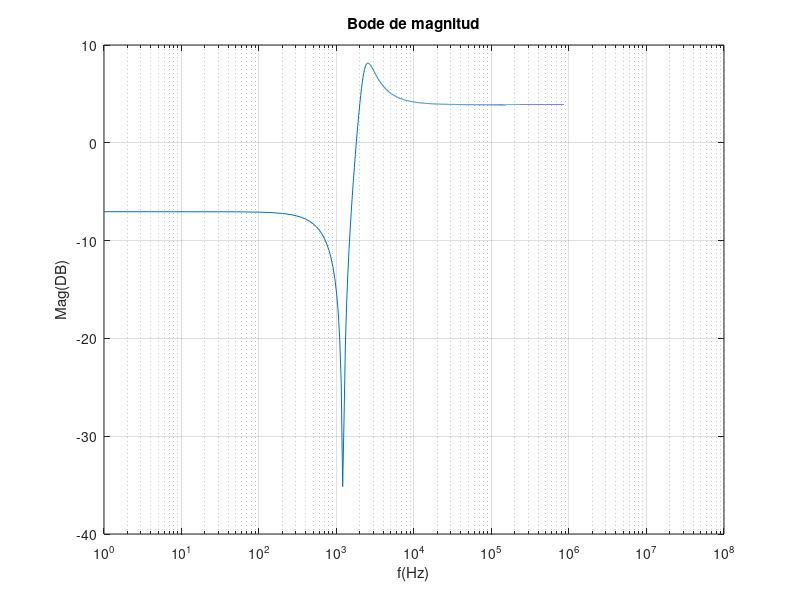
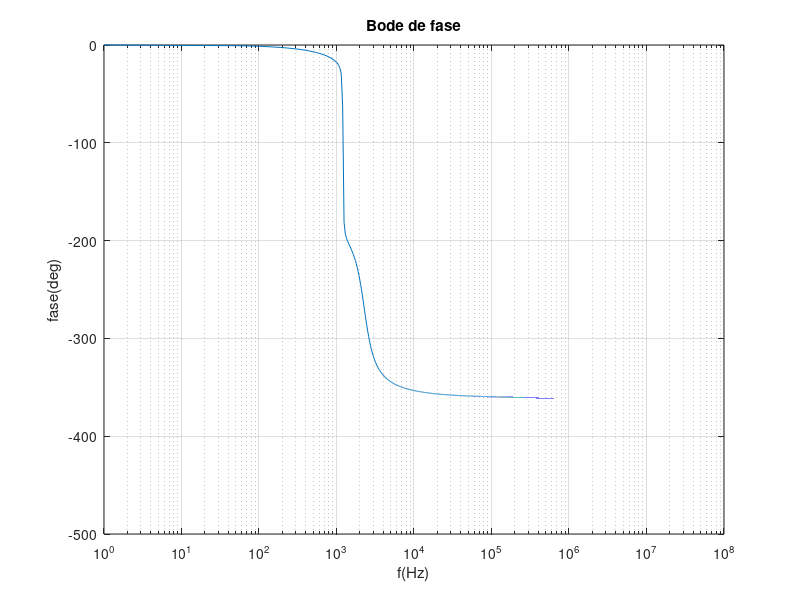

MATLAB code to generate these figures, in order:
clc;
close all

R=1500;
C=47e-9;
k=0.5125;
Q=2;
R1=R;
R3=R;
R4=680;
R5=1.2e3;
R7=15e3;
R8=R;
R6=3.9e3;

A=3.16e5;

C2=C;
C6=C;
s=tf('s');


wo=298;

Avol=A/(1+(s/wo));

z6 = R6;
z7 = R7/((s*C6*R7)+1);
z2=1/(s*C2);
Ra=R4*R8+R5*R8+R4*R5;
Rb=R6*z7+R1*z7+R6*R1;

%Ganancias de caminos directos
G1=( (R4*R5)/Ra )*Avol*( R3/(R3+z2) )*(-Avol);
G2= ( (R1*R6)/Rb )*Avol;
G3= Avol*Avol*( (z7*R6)/Rb )*( (R4*R5)/Ra );

%Ganancias de los loops
loop1=(Avol)*( R3/(R3+z2))*(-Avol)*((R5*R8)/(Ra));
loop2=Avol*( (R6*z7)/Rb )*Avol*( (R5*R8)/Ra);
loop3=(-Avol)*( R3/(R3+z2));
loop4=( (z7*R6)/Rb )*Avol*(-Avol)*(z2/(z2+R3));
loop5=(-Avol)*( z2/(R3+z2));

delta=1-(loop1+loop2+loop3+loop4+loop5);
delta1=1;
delta2=1-loop3;
delta3=1;


H=(G1*delta1+G2*delta2+G3*delta3)/delta;
func=H;
    wx=((1*2*pi):(100*pi):((15e6)*(2*pi)));
    [mag, fase]= bode(func, wx);
    mag2=squeeze(mag);
    fase2=squeeze(fase);
    magDB= 20*log10(mag2);
    f=wx./(2*pi);
    figure(1)
    semilogx(f,magDB);
    hold on
    title('Bode de magnitud');
    xlabel('f(Hz)')
    ylabel('Mag(DB)')
    grid on
    figure(2)
    semilogx(f,fase2);
    hold on
    title('Bode de fase');
    xlabel('f(Hz)')
    ylabel('fase(deg)')
    grid on